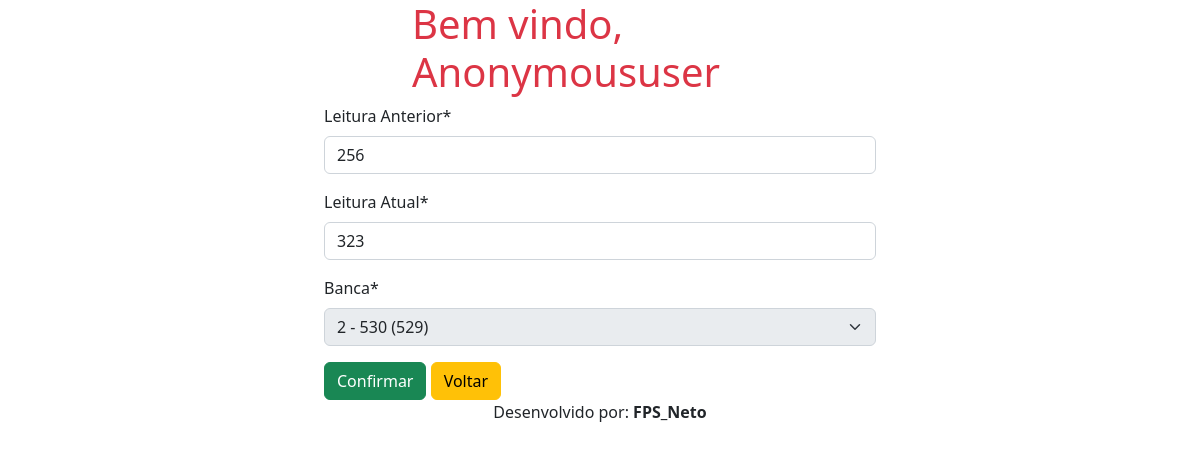
The page /atualizar/leitura/88 on the database its author committed.
### feira/models.py (models this page shows, shortened)
class Leitura(models.Model):
    anterior = models.IntegerField(verbose_name='Leitura Anterior')
    atual = models.IntegerField(verbose_name='Leitura Atual')
    data = models.DateTimeField(auto_created=True, auto_now=True)
    banca = models.ForeignKey("Bancas" ,on_delete=models.PROTECT, related_query_name='bancas')
    class Meta:
        ordering = ['banca']

### feira/views.py (the view)
# urls.py: path('atualizar/leitura/<int:pk>',LeituraUpdate.as_view(), name='atualizar_leitura'),
class LeituraUpdate(UpdateView):
    model = Leitura
    fields = '__all__'
    template_name = 'feira/form.html'
    success_url = reverse_lazy('leitura')

### feira/models.py (called while the page is built)
    def __str__(self):
        return f"{self.qtd} - {self.numero} ({self.obs})"

### feira/templates/feira/form.html (shortened to what this page needs)
{% extends 'feira/modelo.html' %}
{% load static %}
{% load crispy_forms_tags %}
{% block titulo %}
    <div class="container col-4 auto">
        <h1 class="text-danger">Bem vindo, {{ request.user | title }}</h1>
    </div>
{% endblock %}
{% block conteudo %}
    <div class="container col-6 auto">
                <form id="meu_form" action="" method="post" class="container">
                    {{ form | crispy }}
                    <button class="btn btn-success sm " type="submit">Confirmar</button>
                    <a class="btn btn-warning sm" href="{% url 'listar_leitura' %}">Voltar</a>
                </form>
    </div>
{% endblock %}
{% block rodape %}
    <p class="text-center">Desenvolvido por: <strong>FPS_Neto</strong></p>
{% endblock %}

### rows shown on the page
Leitura: anterior "256", atual "323", banca "2 - 530 (529)"

### other values the page prints
{{ request.user | title }} "Anonymoususer"
